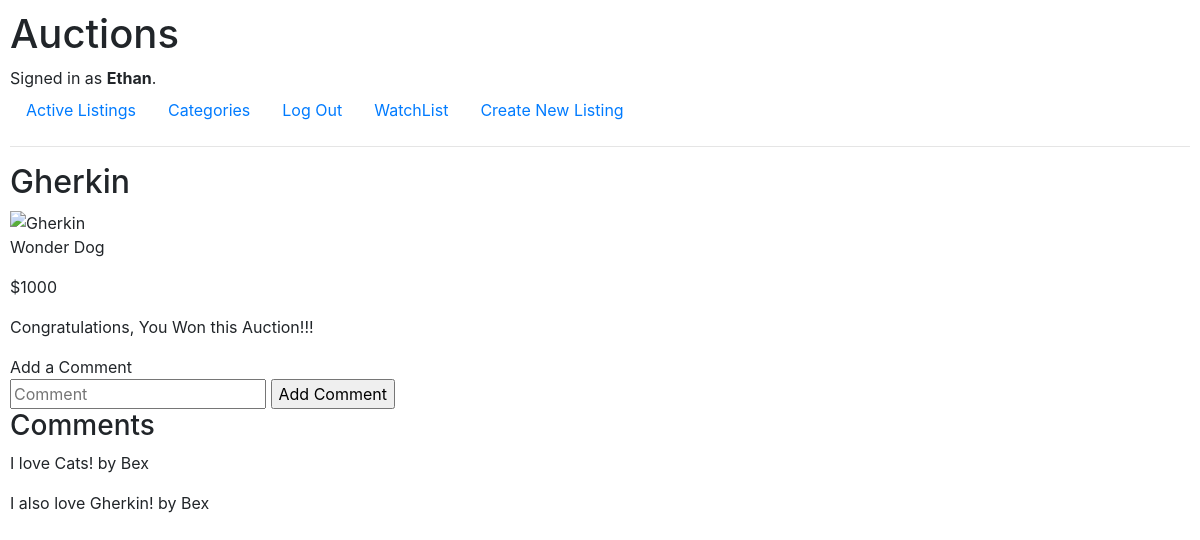
The app's page /listing/1 (signed in) with its own data.
### auctions/models.py (models this page shows, shortened)
class User(AbstractUser):
    pass

class Listing(models.Model):
    CATEGORIES = ['Electronics', 'Home', 'Fashion', 'Toys', 'Other']
    active = models.BooleanField(default=True)
    title = models.CharField(max_length=64)
    description = models.CharField(max_length=64)
    bids = models.ForeignKey(Bid, on_delete=models.CASCADE, null=True)
    image = models.CharField(max_length=64)
    category = models.CharField(max_length=64)
    dateListed = models.CharField(max_length=64)
    owner = models.ForeignKey(User, on_delete=models.CASCADE, related_name="auctions",null=True )
    winner = models.ForeignKey(User, on_delete=models.CASCADE, related_name="won", null=True)
    watchers = models.ManyToManyField(User, blank=True, related_name="watchlist")

class Bid(models.Model):
    amount = models.IntegerField(default=0)
    bidder = models.ForeignKey(User, on_delete=models.CASCADE, null=True)
    def __str__(self):
        return f"${self.amount}"

class Comments(models.Model):
    comment = models.CharField(max_length=64)
    commentor = models.ForeignKey(User, on_delete=models.CASCADE, null=True)
    listing = models.ForeignKey(Listing, on_delete=models.CASCADE, related_name="comments", null=True)
    def __str__(self):
        return f"{self.comment} by {self.commentor}"

### auctions/views.py (the view)
# urls.py: path("listing/<int:listing_id>", views.ListingPage, name="listing"),
def ListingPage(request, listing_id):
    listing = Listing.objects.get(id=listing_id)
    user = User.objects.get(username=request.user)
    if request.method == "POST":
        comment = Comments()
        comment.comment = request.POST['comment']
        comment.commentor = user
        comment.listing = listing
        comment.save()
    return render(request, "auctions/listing.html", {
            "listing": listing,
            "comments": listing.comments.all(),
            "watchers": listing.watchers.all()
        })

### auctions/templates/auctions/listing.html (shortened to what this page needs)
{% extends "auctions/layout.html" %} {% block body %}
<h2>{{listing.title}}</h2>
<div>
  {%if listing.image%}
  <img src="{{listing.image}}" alt="{{listing.title}}" />
  {% endif %}
</div>
<p>{{listing.description}}</p>
<p>{{listing.bids}}</p>
{% if user.is_authenticated %}
{% if listing.active == True%}
{% if user in watchers %}
<form action="{% url 'watchlist' %}" method="post">
  {% csrf_token %}
  <input type="hidden" name="listing" value="{{listing.id}}" />
  <input type="submit" name="action" value="Remove from Watchlist" />
</form>
{% else %}
<form action="{% url 'watchlist' %}" method="post">
  {% csrf_token %}
  <input type="hidden" name="listing" value="{{listing.id}}" />
  <input type="submit" name="action" value="Add to Watchlist" />
</form>
{% endif%}
{% if user == listing.owner %}
<a href="{% url 'close' listing.id %}"> Close Auction</a>
{% else %}
<p>Place a Bid</p>
<form action="{% url 'bid' listing.id %}" method="post">
  {% csrf_token %}
  <input type="number" name="bid" placeholder="{{listing.bids}}" />
  <input type="submit" name="action" value="Place Bid" />
</form>
{% endif %}
{% else %}
{%if user == listing.winner%}
<p>Congratulations, You Won this Auction!!!</p>
{%elif user == listing.owner%}
<p>Congratulations, {{listing.title}} sold for {{listing.bids}}</p>
{% endif %}
{% endif %}
<div> Add a Comment
<form action="{% url 'listing' listing.id %}" method="post">
  <input type="text" name="comment" placeholder="Comment"/>
  <input type="submit" name="action" value="Add Comment" />
</form>
</div>
{% endif %}
<h3>Comments</h3>
{% for comment in comments %} <p>{{comment}}</p> {% endfor%}
{% endblock %}

### auctions/templates/auctions/layout.html (shortened to what this page needs)
{% load static %}
<!DOCTYPE html>
<html lang="en">
  <head>
    <link
      rel="stylesheet"
      href="https://stackpath.bootstrapcdn.com/bootstrap/4.4.1/css/bootstrap.min.css"
    />
    <link href="{% static 'auctions/styles.css' %}" rel="stylesheet" />
  </head>
  <body>
    <h1>Auctions</h1>
    <div>
      {% if user.is_authenticated %} Signed in as
      <strong>{{ user.username }}</strong>. {% else %} Not signed in. {% endif%}
    </div>
    <ul class="nav">
      <li class="nav-item">
        <a class="nav-link" href="{% url 'index' %}">Active Listings</a>
      </li>
      <li class="nav-item">
        <a class="nav-link" href="{% url 'categories' %}">Categories</a>
      </li>
      {% if user.is_authenticated %}
      <li class="nav-item">
        <a class="nav-link" href="{% url 'logout' %}">Log Out</a>
      </li>
      <li class="nav-item">
        <a class="nav-link" href="{% url 'watchlist' %}">WatchList</a>
      </li>
      <li class="nav-item">
        <a class="nav-link" href="{% url 'newListing' %}">Create New Listing</a>
      </li>
      {% endif %}
    </ul>
    <hr />
    {% block body %} {% endblock %}
  </body>
</html>

### auctions/static/auctions/styles.css (style rules this page uses)
body { padding: 10px; }

### records on screen
User: username "Ethan"
Listing: title "Gherkin", description "Wonder Dog", bids "$1000"
Comments: comment+commentor "I love Cats! by Bex"
Comments: comment+commentor "I also love Gherkin! by Bex"
